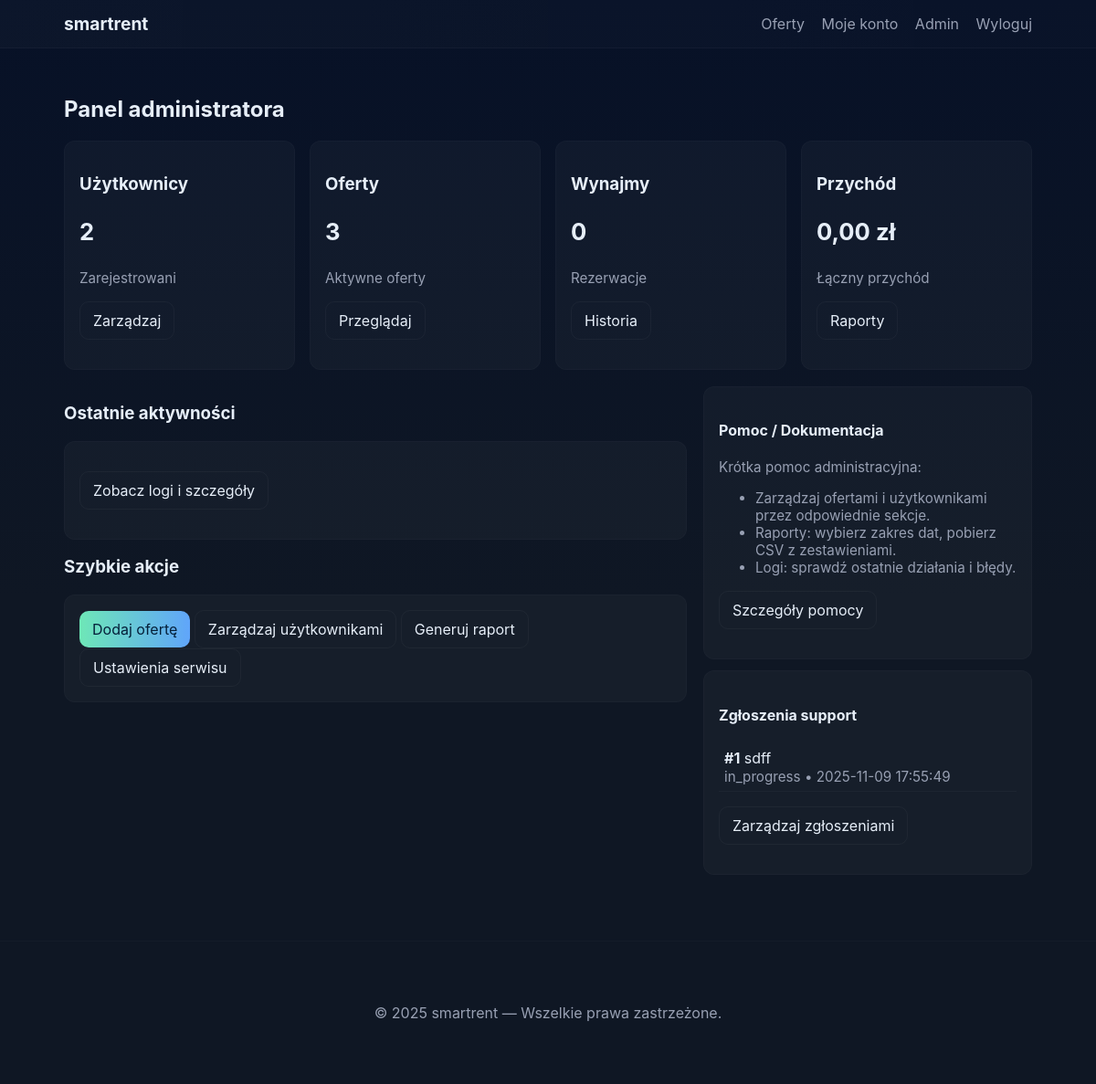
/admin_panel.php (signed in), run on the app's committed database.
### tables this page shows
CREATE TABLE `support_tickets` (
  `id` int(11) NOT NULL,
  `user_id` int(11) NOT NULL,
  `subject` varchar(255) NOT NULL,
  `message` text NOT NULL,
  `status` enum('open','in_progress','closed') DEFAULT 'open',
  `assigned_to` int(11) DEFAULT NULL,
  `created_at` datetime DEFAULT current_timestamp(),
  `updated_at` datetime DEFAULT NULL
);

### includes/admin_functions.php (called while the page is built, shortened)
<?php
function admin_get_stats(PDO $pdo): array {
    $totalUsers = (int)$pdo->query("SELECT COUNT(*) FROM users")->fetchColumn();
    $totalProperties = (int)$pdo->query("SELECT COUNT(*) FROM properties")->fetchColumn();
    $totalRentals = (int)$pdo->query("SELECT COUNT(*) FROM rentals")->fetchColumn();
    $totalRevenue = (float)$pdo->query("SELECT COALESCE(SUM(price),0) FROM rentals")->fetchColumn();
    return [
        'users'=>$totalUsers,
        'properties'=>$totalProperties,
        'rentals'=>$totalRentals,
        'revenue'=>$totalRevenue,
    ];
}

### admin_panel.php (the view, shortened to what this page needs)
<?php
require_once 'includes/db.php';
require_once 'includes/admin_functions.php';
$stats = admin_get_stats($pdo);
?>
<!doctype html>
<html lang="pl">
<head>
  <link rel="stylesheet" href="assets/css/style.css">
</head>
<body>
<?php include 'includes/navbar.php'; ?>
<main class="container">
  <h2>Panel administratora</h2>
  <div class="grid-3 stats" style="display:grid;grid-template-columns:repeat(4,1fr);gap:16px;margin-bottom:18px">
    <div class="panel">
      <h3>Użytkownicy</h3>
      <p style="font-size:1.6rem;font-weight:700"><?=intval($stats['users'])?></p>
      <p class="muted">Zarejestrowani</p>
      <p><a class="btn" href="manage_users.php">Zarządzaj</a></p>
    </div>
    <div class="panel">
      <h3>Oferty</h3>
      <p style="font-size:1.6rem;font-weight:700"><?=intval($stats['properties'])?></p>
      <p class="muted">Aktywne oferty</p>
      <p><a class="btn" href="property_list.php">Przeglądaj</a></p>
    </div>
    <div class="panel">
      <h3>Wynajmy</h3>
      <p style="font-size:1.6rem;font-weight:700"><?=intval($stats['rentals'])?></p>
      <p class="muted">Rezerwacje</p>
      <p><a class="btn" href="rent_history.php">Historia</a></p>
    </div>
    <div class="panel">
      <h3>Przychód</h3>
      <p style="font-size:1.6rem;font-weight:700"><?=number_format($stats['revenue'],2,',',' ')?> zł</p>
      <p class="muted">Łączny przychód</p>
      <p><a class="btn" href="admin_reports.php">Raporty</a></p>
    </div>
  </div>
  <div class="grid" style="grid-template-columns:1fr 360px;gap:18px">
    <section>
      <h3>Ostatnie aktywności</h3>
      <div class="panel">
        <p class="center"><a class="btn" href="admin_logs.php">Zobacz logi i szczegóły</a></p>
      </div>
      <h3 style="margin-top:18px">Szybkie akcje</h3>
      <div class="panel">
        <a class="btn btn-primary" href="add_property.php">Dodaj ofertę</a>
        <a class="btn" href="manage_users.php">Zarządzaj użytkownikami</a>
        <a class="btn" href="admin_reports.php">Generuj raport</a>
        <a class="btn" href="admin_settings.php">Ustawienia serwisu</a>
      </div>
    </section>
    <aside>
      <div class="panel">
        <h4>Pomoc / Dokumentacja</h4>
        <p class="muted">Krótka pomoc administracyjna:</p>
        <ul class="muted">
          <li>Zarządzaj ofertami i użytkownikami przez odpowiednie sekcje.</li>
          <li>Raporty: wybierz zakres dat, pobierz CSV z zestawieniami.</li>
          <li>Logi: sprawdź ostatnie działania i błędy.</li>
        </ul>
        <p><a class="btn" href="admin_help.php">Szczegóły pomocy</a></p>
      </div>
      <div class="panel" style="margin-top:12px">
        <h4>Zgłoszenia support</h4>
        <?php
        $stmt = $pdo->query("SELECT id, user_id, subject, status, created_at FROM support_tickets ORDER BY created_at DESC LIMIT 5");
        $tickets = $stmt->fetchAll(PDO::FETCH_ASSOC);
        foreach ($tickets as $t): ?>
          <div style="padding:6px;border-bottom:1px solid rgba(255,255,255,0.03)">
            <strong>#<?=htmlspecialchars($t['id'])?></strong> <?=htmlspecialchars($t['subject'])?><br>
            <span class="muted"><?=htmlspecialchars($t['status'])?> • <?=htmlspecialchars($t['created_at'])?></span>
          </div>
        <?php endforeach; ?>
        <p class="center"><a class="btn" href="admin_tickets.php">Zarządzaj zgłoszeniami</a></p>
      </div>
    </aside>
  </div>
</main>
<?php include 'includes/footer.php'; ?>
</body>
</html>

### assets/css/style.css (style rules this page uses)
:root { --bg:#0f1724; --card:#0b1220; --muted:#98a0b3; --accent:#6ee7b7; --accent-2:#60a5fa; --text:#e6eef8; --glass: rgba(255,255,255,0.03); --radius:12px; --max-width:1100px; --gap:18px; font-family: Inter, ui-sans-serif, system-ui, -apple-system, "Segoe UI", Roboto, "Helvetica Neue", Arial; color-scheme: dark; }
* { box-sizing:border-box }
body { margin:0; background: linear-gradient(180deg, #071127 0%, #0f1724 55%); color:var(--text); -webkit-font-smoothing:antialiased; -moz-osx-font-smoothing:grayscale; min-height:100vh; }
.container { max-width:var(--max-width); margin:0 auto; padding:32px 20px; }
.btn { display:inline-block;padding:10px 14px;border-radius:10px;background:transparent;border:1px solid rgba(255,255,255,0.04);color:var(--text);text-decoration:none;cursor:pointer; }
.btn-primary { background:linear-gradient(90deg,var(--accent),var(--accent-2));color:#05203a;border:0 }
.grid { display:grid;grid-template-columns:repeat(auto-fill,minmax(240px,1fr));gap:16px }
.muted { color:var(--muted);font-size:0.95rem }
.panel { background:var(--glass);padding:16px;border-radius:12px;border:1px solid rgba(255,255,255,0.02); }

### data on the page
support_tickets: id "1", subject "sdff", status "in_progress", created_at "2025-11-09 17:55:49"

### other printed values
APP_NAME "smartrent"
$stats['users'] "2"
$stats['properties'] "3"
$stats['rentals'] "0"
$stats['revenue'] "0,00"
